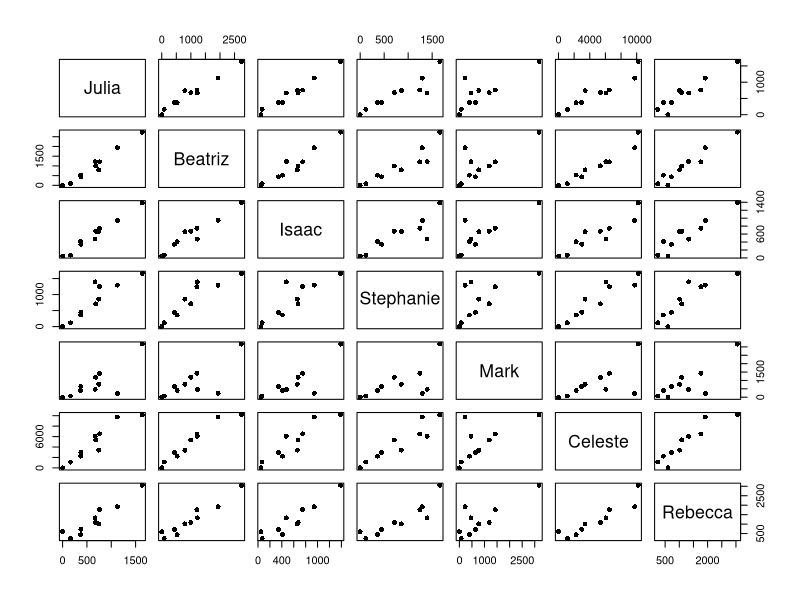
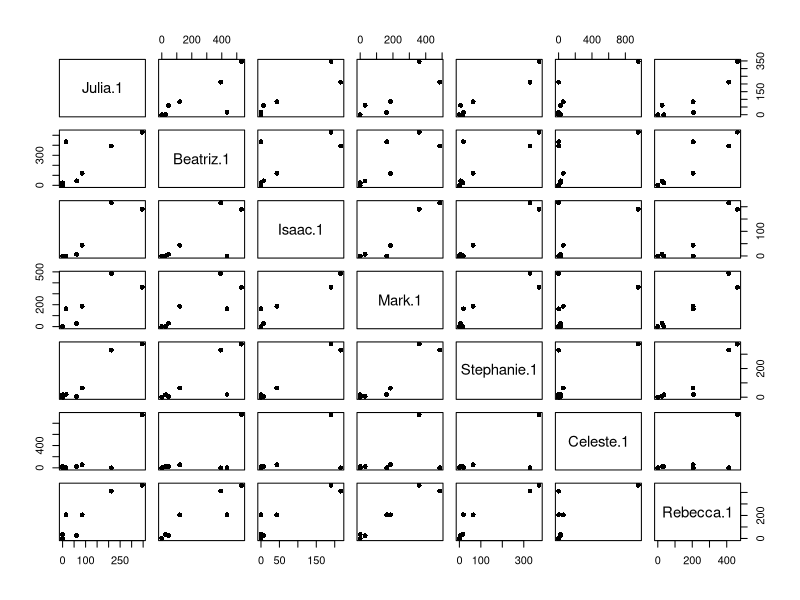
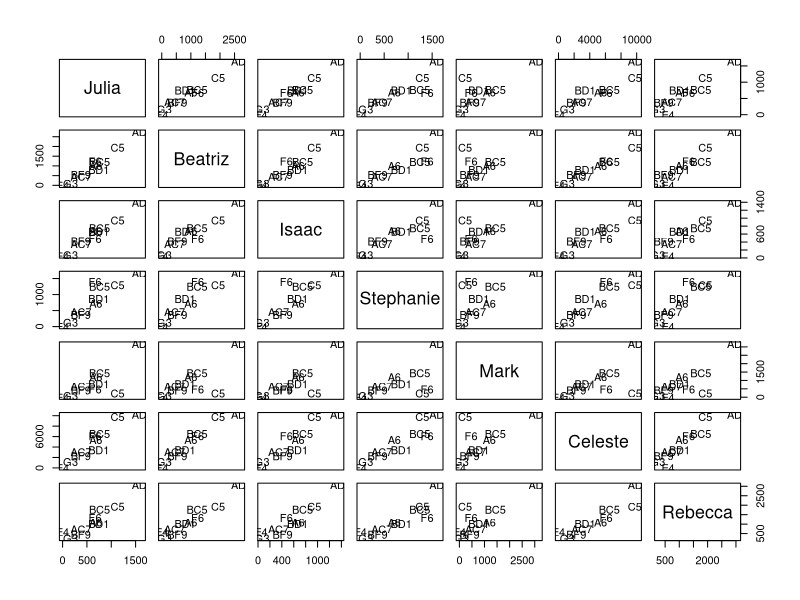
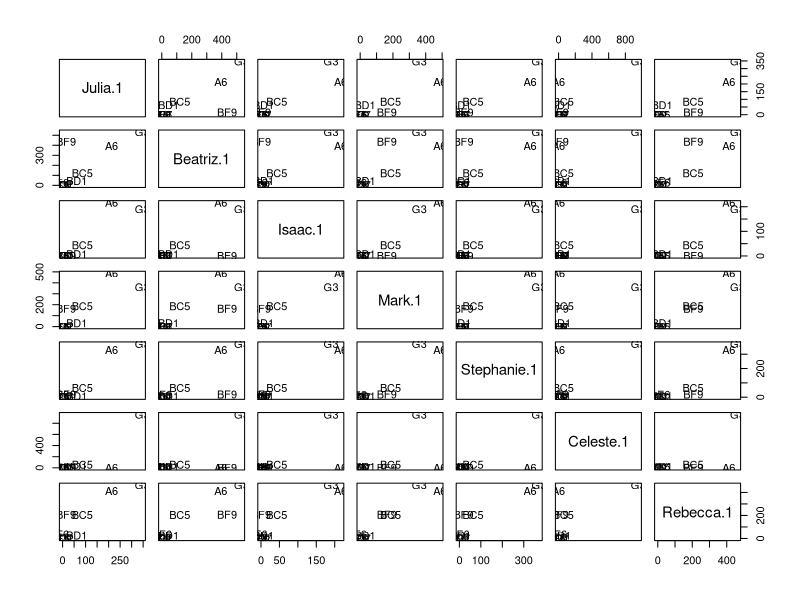

R code for these plots, in order:

setwd("/Volumes/NovakLab/Projects/OR_Intertidal/ExperimentalPatches/")
dat<-read.csv("ExpPatch-Data/ExpPatch_TrainingSetComparisons.csv",skip=1,header=TRUE)

datb<-dat[,c(2:9)]
datm<-dat[,c(2,10:ncol(dat))]

quartz()
pairs(datb[,-1],pch=16)

quartz()
pairs(datm[,-1],pch=16)


quartz()
pairs(datb[,-1],panel = function(x,y) text(x,y, labels=datb[,1]))

quartz()
pairs(datm[,-1],panel = function(x,y) text(x,y, labels=datm[,1]))

